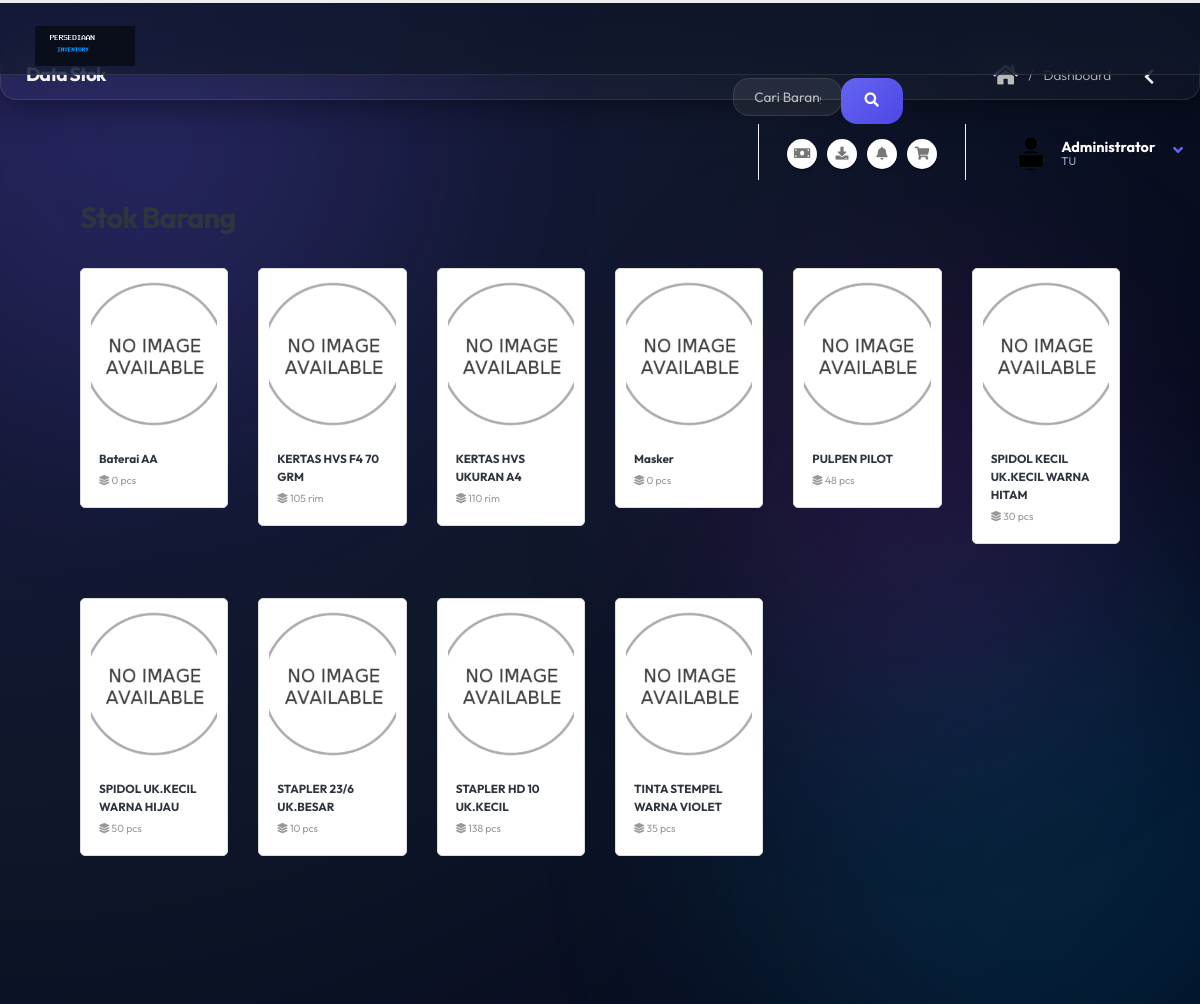
Screenshot of /su.php?pesan=welcome (signed in) with the database file from the repository.
### tables this page shows
CREATE TABLE setting (
  setting_id   VARCHAR(20) PRIMARY KEY,
  title_head   VARCHAR(100) NOT NULL,
  nama_kantor  VARCHAR(150) NOT NULL,
  alamat_kantor VARCHAR(200) NOT NULL,
  telp_kantor  VARCHAR(20) NOT NULL,
  email_kantor VARCHAR(50) NOT NULL,
  logo_header  VARCHAR(50) NOT NULL,
  created_at   DATETIME DEFAULT CURRENT_TIMESTAMP,
  updated_at   DATETIME DEFAULT CURRENT_TIMESTAMP
);

CREATE TABLE bagian (
  id_seksi    VARCHAR(25) PRIMARY KEY,
  induk       VARCHAR(35) NOT NULL,
  bagian      VARCHAR(35) NOT NULL,
  keterangan  TEXT NOT NULL DEFAULT '',
  urutan      INTEGER NOT NULL DEFAULT 0,
  created_at  DATETIME DEFAULT CURRENT_TIMESTAMP
);

CREATE TABLE stok_barang (
  id_barang    VARCHAR(25) PRIMARY KEY,
  kategori     VARCHAR(25) NOT NULL,
  nama_barang  VARCHAR(150) NOT NULL,
  jumlah_stok  INTEGER NOT NULL DEFAULT 0,
  satuan       VARCHAR(20) NOT NULL DEFAULT '',
  harga_satuan INTEGER NOT NULL DEFAULT 0,
  stok_minimal INTEGER NOT NULL DEFAULT 0,
  keterangan   TEXT NOT NULL DEFAULT '',
  gambar       VARCHAR(150) NOT NULL DEFAULT '',
  aktif        VARCHAR(10) NOT NULL DEFAULT 'ya',
  created_at   DATETIME DEFAULT CURRENT_TIMESTAMP,
  updated_at   DATETIME DEFAULT CURRENT_TIMESTAMP
);

### content/stok.php (the view, shortened to what this page needs)
<?php
$query = "SELECT * FROM stok_barang WHERE aktif = 'ya'";
$params = [];
if (!empty($_GET["k"])) {
    $k = $_GET["k"];
    $header = htmlspecialchars($k);
    $query .= " AND (nama_barang LIKE :k OR keterangan LIKE :k)";
    $params['k'] = "%$k%";
} else {
    $header = "Stok Barang";
    $k = "";
}
$query .= " ORDER BY nama_barang LIMIT 50";
$stmt = $bp->prepare($query);
$stmt->execute($params);
?>
<section class="media-gallery">
    <div class="inner-body mg-main">
        <header class="mb-4">
            <h2 class="font-weight-bold text-dark"><?= $header ?></h2>
        </header>
        <div class="row mg-files">
            <?php
            while($br = $stmt->fetch()):
                $status_link = ($br["jumlah_stok"] > 0) ? ["Pilih", "primary", "order.php"] : ["Pesan", "danger", "pesan.php"];
                $image = (!empty($br["gambar"]) && file_exists("img/barang/" . $br["gambar"])) ? $br["gambar"] : "barang.png";
            ?>
            <div class="isotope-item photos col-sm-6 col-md-4 col-lg-3 col-xl-2 mb-4">
                <div class="thumbnail">
                    <div class="thumb-preview">
                        <a class="thumb-image" href="img/barang/<?= $image ?>">
                            <img src="img/barang/<?= $image ?>" class="img-fluid" alt="<?= htmlspecialchars($br['nama_barang']) ?>" style="height: 150px; object-fit: cover; width: 100%;">
                        </a>
                    </div>
                    <div class="p-2">
                        <a class="simple-ajax-modal text-dark" href="ajax/<?= $status_link[2] ?>?id=<?= $br['id_barang'] ?>&k=<?= urlencode($k) ?>">
                            <h5 class="mg-title font-weight-bold mb-1 text-2"><?= htmlspecialchars($br['nama_barang']) ?></h5>
                        </a>
                        <div class="mg-description d-flex justify-content-between align-items-center">
                            <small class="text-muted"><i class="fas fa-layer-group"></i> <?= $br['jumlah_stok'] ?> <?= $br['satuan'] ?></small>
                        </div>
                    </div>
                </div>
            </div>
            <?php endwhile; ?>
        </div>
    </div>
</section>

### su.php (shortened to what this page needs)
<?php
$level = $_SESSION["levelp"];
if ($level === "su") {
    require_once "global/koneksi.php";
    $stmt_set = $bp->query("SELECT * FROM setting ORDER BY setting_id LIMIT 1");
    $set = $stmt_set->fetch();
    $stmt_sek = $bp->prepare("SELECT bagian FROM bagian WHERE id_seksi = :seksi");
    $stmt_sek->execute(['seksi' => $_SESSION['seksip']]);
    $sek = $stmt_sek->fetch();
?>
<!DOCTYPE html>
<html lang="id" class="fixed has-top-menu">
<head>
    <link rel="stylesheet" href="vendor/bootstrap/css/bootstrap.css" />
    <link rel="stylesheet" href="vendor/animate/animate.css">
    <link rel="stylesheet" href="vendor/font-awesome/css/all.min.css" />
    <link rel="stylesheet" href="vendor/magnific-popup/magnific-popup.css" />
    <link rel="stylesheet" href="vendor/bootstrap-datepicker/css/bootstrap-datepicker3.css" />
    <link rel="stylesheet" href="vendor/jquery-ui/jquery-ui.css" />
    <link rel="stylesheet" href="vendor/jquery-ui/jquery-ui.theme.css" />
    <link rel="stylesheet" href="vendor/select2/css/select2.css" />
    <link rel="stylesheet" href="vendor/select2-bootstrap-theme/select2-bootstrap.min.css" />
    <link rel="stylesheet" href="vendor/datatables/media/css/dataTables.bootstrap4.css" />
    <link rel="stylesheet" href="vendor/pnotify/pnotify.custom.css" />
    <link rel="stylesheet" href="css/theme.css" />
    <link rel="stylesheet" href="css/skins/default.css" />
    <link rel="stylesheet" href="css/custom.css">
</head>
<body onload="myFunction()" class="loading-overlay-showing" data-loading-overlay>
    <div class="blob blob-1"></div>
    <div class="blob blob-2"></div>
    <section class="body">
        <header class="header">
            <div class="logo-container">
                <a href="su.php" class="logo">
                    <img src="img/<?= htmlspecialchars($set['logo_header']) ?>" width="100" height="45" alt="Logo" style="object-fit: contain;" />
                </a>
            </div>
            <div class="header-right">
                <form action="?p=stok" method="get" class="search nav-form d-none d-md-block mr-3">
                    <div class="input-group">
                        <input type="text" class="form-control" name="k" id="k" placeholder="Cari Barang...">
                        <span class="input-group-append">
                            <button class="btn btn-primary" type="submit"><i class="fas fa-search"></i></button>
                        </span>
                    </div>
                </form>
                <ul class="notifications">
                    <li>
                        <a href="#" class="dropdown-toggle notification-icon" data-toggle="dropdown">
                            <i class="fas fa-money-bill"></i>
                        </a>
                    </li>
                    <li>
                        <a href="#" class="dropdown-toggle notification-icon" data-toggle="dropdown">
                            <i class="fas fa-download"></i>
                        </a>
                    </li>
                    <li>
                        <a href="#" class="dropdown-toggle notification-icon" data-toggle="dropdown">
                            <i class="fas fa-bell"></i>
                        </a>
                    </li>
                    <li>
                        <a href="#" class="dropdown-toggle notification-icon" data-toggle="dropdown">
                            <i class="fas fa-shopping-cart"></i>
                        </a>
                    </li>
                </ul>
                <div id="userbox" class="userbox">
                    <a href="#" data-toggle="dropdown">
                        <figure class="profile-picture">
                            <img src="img/users/<?= htmlspecialchars($_SESSION['photop']) ?>" alt="User" class="rounded-circle" />
                        </figure>
                        <div class="profile-info">
                            <span class="name"><?= htmlspecialchars($_SESSION['namap']) ?></span>
                            <span class="role"><?= htmlspecialchars($sek['bagian'] ?? 'General') ?></span>
                        </div>
                        <i class="fa custom-caret"></i>
                    </a>
                </div>
            </div>
        </header>
        <section class="page-header">
            <h1 class="h2"><?php include("global/header.php"); ?></h1>
            <div class="right-wrapper text-right">
                <ol class="breadcrumbs">
                    <li><a href="su.php"><i class="fas fa-home"></i></a></li>
                    <li><span>Dashboard</span></li>
                </ol>
                <a class="sidebar-right-toggle" data-open="sidebar-right"><i class="fas fa-chevron-left"></i></a>
            </div>
        </section>
        <div class="inner-wrapper">
            <main role="main" class="content-body">
                <?php include("global/content.php"); ?>
            </main>
        </div>
    </section>
</body>
</html>
<?php
} else {
    header("location:index.php");
    exit;
}
?>

### global/header.php (shortened to what this page needs)
<?php
if(!empty($_REQUEST['p']))
{ $p=htmlspecialchars($_REQUEST['p']); }
else {$p='stok';}
if(!empty($_REQUEST['k']))
{ $k=htmlspecialchars($_REQUEST['k']); }
else {$k='';}
switch ($p)
   {
		 case 'stok'       : echo"Data Stok $k";break;
   }
?>

### global/content.php (shortened to what this page needs)
<?php
if(!empty($_REQUEST['p']))
{ $p=htmlspecialchars($_REQUEST['p']); }
else {$p='stok';}
switch ($p)
   {
		 case 'stok'       : include "content/stok.php";break;
   }
?>

### css/skins/default.css (style rules this page uses)
a { color: #0088cc; }
html .heading-dark, html .lnk-dark, html .text-color-dark, html .text-dark { color: #2e353e !important; }
html .btn-primary { background-color: #0088cc; border-color: #0088cc #0088cc #006699; color: #ffffff; }
.notifications .notification-menu:before, .notifications .notification-icon:before { border-bottom-color: #0088cc; }

### css/custom.css (style rules this page uses)
:root { --primary: #6366f1; --primary-glow: rgba(99, 102, 241, 0.5); --secondary: #64748b; --success: #10b981; --warning: #f59e0b; --danger: #ef4444; --info: #0ea5e9; --glass-soft: rgba(255, 255, 255, 0.03); --glass-medium: rgba(255, 255, 255, 0.07); --glass-heavy: rgba(255, 255, 255, 0.12); --glass-border: rgba(255, 255, 255, 0.1); --glass-border-bright: rgba(255, 255, 255, 0.2); --glass-blur: 16px; --bg-deep: #020617; --bg-surface: #0f172a; --text-white: #f8fafc; --text-muted: #94adcf; --radius-sm: 8px; --radius-md: 16px; --radius-lg: 24px; --spacing-xs: 8px; --spacing-sm: 16px; --spacing-md: 24px; --spacing-lg: 40px; --shadow-glass: 0 8px 32px 0 rgba(0, 0, 0, 0.37); --shadow-glow: 0 0 20px rgba(99, 102, 241, 0.2); --transition-smooth: all 0.4s cubic-bezier(0.23, 1, 0.32, 1); }
* { box-sizing: border-box; }
body { font-family: 'Outfit', 'Inter', sans-serif !important; background: radial-gradient(circle at 0% 0%, #1e1b4b 0%, #0f172a 50%, #020617 100%) !important; background-attachment: fixed !important; color: var(--text-white) !important; margin: 0; line-height: 1.6; overflow-x: hidden; }
.header { background: rgba(15, 23, 42, 0.7) !important; backdrop-filter: blur(20px) !important; -webkit-backdrop-filter: blur(20px) !important; border-bottom: 1px solid var(--glass-border) !important; box-shadow: 0 4px 30px rgba(0, 0, 0, 0.1) !important; height: 75px !important; z-index: 1002 !important; }
.logo-container { padding-left: 20px; height: 75px; display: flex; align-items: center; }
.content-body { padding: var(--spacing-md) var(--spacing-lg) !important; background: transparent !important; animation: contentFadeIn 0.8s ease-out; }
.page-header { background: var(--glass-soft) !important; backdrop-filter: blur(10px) !important; -webkit-backdrop-filter: blur(10px) !important; border: 1px solid var(--glass-border) !important; border-radius: var(--radius-md) !important; margin: -10px 0 25px 0 !important; padding: 15px 25px !important; box-shadow: var(--shadow-glass) !important; display: flex; align-items: center; justify-content: space-between; }
.page-header h2, .page-header h1 { border-bottom: none !important; color: #fff !important; font-weight: 700 !important; font-size: 1.2rem !important; margin: 0 !important; padding: 0 !important; }
.form-control { background: var(--glass-medium) !important; border: 1px solid var(--glass-border) !important; border-radius: var(--radius-md) !important; color: #fff !important; padding: 12px 20px !important; transition: var(--transition-smooth) !important; font-size: 0.95rem; }
.btn { border-radius: var(--radius-md) !important; font-weight: 600 !important; padding: 12px 24px !important; transition: var(--transition-smooth) !important; letter-spacing: 0.02em; text-transform: none; font-size: 0.9rem; }
.btn-primary { background: linear-gradient(135deg, var(--primary), #4f46e5) !important; border: none !important; box-shadow: 0 8px 20px rgba(99, 102, 241, 0.3) !important; }
.userbox { margin-left: 20px !important; }
.userbox .profile-info { margin: 0 15px 0 10px !important; }
.userbox .name { color: #fff !important; font-weight: 700 !important; font-size: 0.9rem !important; }
.userbox .role { color: var(--text-muted) !important; font-size: 0.7rem !important; text-transform: uppercase; letter-spacing: 0.05em; }
.userbox .custom-caret { color: var(--primary) !important; }
.blob { position: fixed; border-radius: 50%; filter: blur(120px); z-index: 0; pointer-events: none; opacity: 0.15; }
.blob-1 { width: 500px; height: 500px; background: var(--primary); top: -100px; left: -100px; }
.blob-2 { width: 600px; height: 600px; background: var(--info); bottom: -150px; right: -150px; }

### rows the page displays
setting: logo_header (placeholder picture)
bagian: bagian "TU"
stok_barang: nama_barang "Baterai AA", jumlah_stok "0", satuan "pcs"
stok_barang: nama_barang "KERTAS HVS F4 70 GRM", jumlah_stok "105", satuan "rim"
stok_barang: nama_barang "KERTAS HVS UKURAN A4", jumlah_stok "110", satuan "rim"
stok_barang: nama_barang "Masker", jumlah_stok "0", satuan "pcs"
stok_barang: nama_barang "PULPEN PILOT", jumlah_stok "48", satuan "pcs"
stok_barang: nama_barang "SPIDOL KECIL UK.KECIL WARNA HITAM", jumlah_stok "30", satuan "pcs"
stok_barang: nama_barang "SPIDOL UK.KECIL WARNA HIJAU", jumlah_stok "50", satuan "pcs"
stok_barang: nama_barang "STAPLER 23/6 UK.BESAR", jumlah_stok "10", satuan "pcs"
stok_barang: nama_barang "STAPLER HD 10 UK.KECIL", jumlah_stok "138", satuan "pcs"
stok_barang: nama_barang "TINTA STEMPEL WARNA VIOLET", jumlah_stok "35", satuan "pcs"

### other values shown
$_SESSION['namap'] "Administrator"
